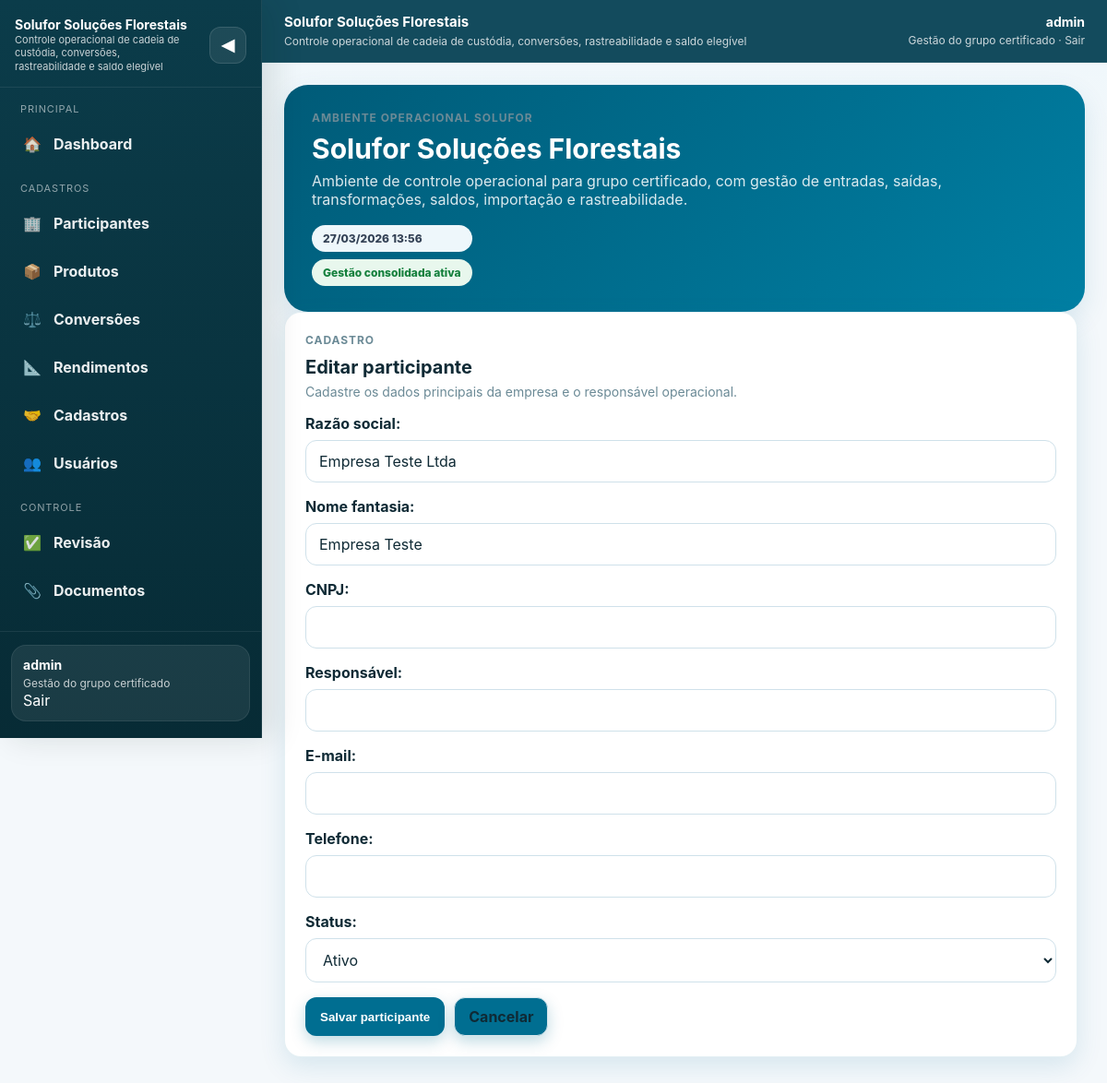
Page /participants/1/edit/ (signed in) on the committed database.
### accounts/models.py (models this page shows, shortened)
class User(AbstractUser):
    ROLE_CHOICES = [
        ('manager', 'Gestor'),
        ('participant', 'Participante'),
        ('auditor', 'Auditor'),
    ]
    role = models.CharField(max_length=20, choices=ROLE_CHOICES, default='participant')
    organization = models.ForeignKey(
        'participants.Organization',
        on_delete=models.SET_NULL,
        null=True,
        blank=True,
        related_name='users',
    )
    participant = models.ForeignKey(
        'participants.Participant',
        on_delete=models.SET_NULL,
        null=True,
        blank=True,
        related_name='users',
    )
    must_change_password = models.BooleanField(default=False)
    @property
    def is_manager(self):
        return self.role == 'manager' or self.is_superuser
    @property
    def is_auditor(self):
        return self.role == 'auditor'
    @property
    def is_participant_user(self):
        return self.role == 'participant'
    @property
    def current_organization(self):
        if self.participant_id and self.participant:
            return self.participant.organization
        return self.organization

### participants/models.py (models this page shows, shortened)
class Participant(models.Model):
    STATUS_CHOICES = [
        ('active', 'Ativo'),
        ('inactive', 'Inativo'),
        ('suspended', 'Suspenso'),
    ]
    organization = models.ForeignKey(
        Organization,
        on_delete=models.PROTECT,
        null=True,
        blank=True,
        related_name='participants',
        verbose_name='Ambiente',
    )
    legal_name = models.CharField('Razão social', max_length=255)
    trade_name = models.CharField('Nome fantasia', max_length=255, blank=True)
    cnpj = models.CharField('CNPJ', max_length=18, unique=True)
    contact_name = models.CharField('Responsável', max_length=255, blank=True)
    contact_email = models.EmailField('E-mail', blank=True)
    contact_phone = models.CharField('Telefone', max_length=30, blank=True)
    status = models.CharField(max_length=20, choices=STATUS_CHOICES, default='active')
    created_at = models.DateTimeField(auto_now_add=True)
    updated_at = models.DateTimeField(auto_now=True)
    class Meta:
        ordering = ['trade_name', 'legal_name']

### participants/views.py (the view, shortened to what this page needs)
# urls.py: path('<int:pk>/edit/', ParticipantUpdateView.as_view(), name='participant_update'),
class ParticipantUpdateView(ManagerRequiredMixin, UpdateView):
    model = Participant; form_class = ParticipantForm; template_name = 'participants/participant_form.html'; success_url = reverse_lazy('participant_list')
    def get_queryset(self):
        org = getattr(self.request.user, 'current_organization', None)
        return Participant.objects.filter(organization=org) if org else Participant.objects.none()

### participants/forms.py
class ParticipantForm(forms.ModelForm):
    class Meta:
        model = Participant
        fields = [
            'legal_name', 'trade_name', 'cnpj', 'contact_name',
            'contact_email', 'contact_phone', 'status'
        ]

### participants/views.py (called while the page is built)
    def test_func(self):
        return self.request.user.is_manager

### templates/participants/participant_form.html
{% extends "base.html" %}
{% block content %}
<div class="card" style="max-width: 860px;"><div class="card-header"><div><div class="kicker">Cadastro</div><h2 class="card-title">{% if form.instance.pk %}Editar participante{% else %}Novo participante{% endif %}</h2><p class="card-subtitle">Cadastre os dados principais da empresa e o responsável operacional.</p></div></div><form method="post">{% csrf_token %}{{ form.as_p }}<div class="actions"><button class="btn" type="submit">Salvar participante</button><a class="btn secondary" href="/participants/">Cancelar</a></div></form></div>
{% endblock %}

### templates/base.html (shortened to what this page needs)
<!DOCTYPE html>
<html lang="pt-br">
<head>
</head>
<body>
<div class="app-shell">
  {% if user.is_authenticated %}
  <aside id="sidebar" class="sidebar">
    <div class="sidebar-inner">
      <div class="sidebar-header">
        <a class="sidebar-brand" href="/">
          <span class="brand-copy">
            <strong>Solufor Soluções Florestais</strong>
            <span>Controle operacional de cadeia de custódia, conversões, rastreabilidade e saldo elegível</span>
          </span>
        </a>
        <button id="sidebarToggle" class="sidebar-toggle" type="button" aria-label="Colapsar menu"><span class="sidebar-toggle-text">◀</span></button>
      </div>
      <div class="sidebar-body">
        <div class="sidebar-section">
          <div class="sidebar-label">Principal</div>
          <nav class="sidebar-nav">
            <a class="sidebar-link {% if request.path == '/' %}is-active{% endif %}" href="/"><span class="sidebar-icon">🏠</span><span class="sidebar-link-text">Dashboard</span></a>
          </nav>
        </div>
        {% if user.is_participant_user %}
        <div class="sidebar-section">
          <div class="sidebar-label">Operação</div>
          <nav class="sidebar-nav">
            <a class="sidebar-link {% if '/transactions/entries/' in request.path %}is-active{% endif %}" href="/transactions/entries/"><span class="sidebar-icon">📥</span><span class="sidebar-link-text">Entradas</span></a>
            <a class="sidebar-link {% if '/transactions/sales/' in request.path %}is-active{% endif %}" href="/transactions/sales/"><span class="sidebar-icon">📤</span><span class="sidebar-link-text">Saídas</span></a>
            <a class="sidebar-link {% if '/transactions/transformations/' in request.path %}is-active{% endif %}" href="/transactions/transformations/"><span class="sidebar-icon">🪵</span><span class="sidebar-link-text">Transformações</span></a>
            <a class="sidebar-link {% if '/compliance/' in request.path %}is-active{% endif %}" href="/compliance/"><span class="sidebar-icon">🗓️</span><span class="sidebar-link-text">Fechamentos</span></a>
            <a class="sidebar-link {% if '/transactions/documents/' in request.path %}is-active{% endif %}" href="/transactions/documents/"><span class="sidebar-icon">📎</span><span class="sidebar-link-text">Documentos</span></a>
            <a class="sidebar-link {% if '/reports/import/' in request.path %}is-active{% endif %}" href="/reports/import/"><span class="sidebar-icon">📊</span><span class="sidebar-link-text">Importar planilha</span></a>
          </nav>
        </div>
        {% elif user.is_manager %}
        <div class="sidebar-section">
          <div class="sidebar-label">Cadastros</div>
          <nav class="sidebar-nav">
            <a class="sidebar-link {% if '/participants/' in request.path %}is-active{% endif %}" href="/participants/"><span class="sidebar-icon">🏢</span><span class="sidebar-link-text">Participantes</span></a>
            <a class="sidebar-link {% if '/catalog/products/' in request.path %}is-active{% endif %}" href="/catalog/products/"><span class="sidebar-icon">📦</span><span class="sidebar-link-text">Produtos</span></a>
            <a class="sidebar-link {% if '/catalog/conversions/' in request.path %}is-active{% endif %}" href="/catalog/conversions/"><span class="sidebar-icon">⚖️</span><span class="sidebar-link-text">Conversões</span></a>
            <a class="sidebar-link " href="/catalog/transformation-rules/"><span class="sidebar-icon">📐</span><span class="sidebar-link-text">Rendimentos</span></a>
            <a class="sidebar-link {% if '/catalog/counterparties/' in request.path %}is-active{% endif %}" href="/catalog/counterparties/"><span class="sidebar-icon">🤝</span><span class="sidebar-link-text">Cadastros</span></a>
            <a class="sidebar-link {% if '/users/' in request.path %}is-active{% endif %}" href="/users/"><span class="sidebar-icon">👥</span><span class="sidebar-link-text">Usuários</span></a>
          </nav>
        </div>
        <div class="sidebar-section">
          <div class="sidebar-label">Controle</div>
          <nav class="sidebar-nav">
            <a class="sidebar-link " href="/transactions/manager/review/entries/"><span class="sidebar-icon">✅</span><span class="sidebar-link-text">Revisão</span></a>
            <a class="sidebar-link {% if '/transactions/documents/' in request.path %}is-active{% endif %}" href="/transactions/documents/"><span class="sidebar-icon">📎</span><span class="sidebar-link-text">Documentos</span></a>
            <a class="sidebar-link {% if '/reports/traceability/' in request.path %}is-active{% endif %}" href="/reports/traceability/"><span class="sidebar-icon">🔎</span><span class="sidebar-link-text">Rastreabilidade</span></a>
          </nav>
        </div>
        {% endif %}
      </div>
      <div class="sidebar-footer">
        <div class="sidebar-user">
          <strong>{{ user.username }}</strong>
          <span>{% if user.is_manager %}Gestão do grupo certificado{% elif user.is_auditor %}Consulta e auditoria{% else %}Operação do participante{% endif %}</span><br>
          <form method="post" action="{% url 'logout' %}" style="display:inline;">
 	     <button type="submit" class="logout-btn">Sair</button>
	  </form>
        </div>
      </div>
    </div>
  </aside>
  {% endif %}
  <div class="content-shell">
    <header class="topbar">
      <div class="topbar-inner">
        <div class="topbar-title">
          <span class="topbar-copy">
            <strong>Solufor Soluções Florestais</strong>
            <span>Controle operacional de cadeia de custódia, conversões, rastreabilidade e saldo elegível</span>
          </span>
        </div>
        {% if user.is_authenticated %}
        <div class="userbox">
          <strong>{{ user.username }}</strong>
          <span>
            {% if user.is_manager %}Gestão do grupo certificado{% elif user.is_auditor %}Consulta e auditoria{% else %}Operação do participante{% endif %}
            ·
<form method="post" action="{% url 'logout' %}" style="display:inline;">
  <button type="submit" class="logout-btn">Sair</button>
</form>
          </span>
        </div>
        {% else %}
        <div class="userbox">
          <strong>Acesso ao sistema</strong>
          <span><a href="/login/">Entrar</a></span>
        </div>
        {% endif %}
      </div>
    </header>
    <main class="page">
      {% if user.is_authenticated %}
      <section class="hero">
        <div>
          <div class="kicker">Ambiente operacional Solufor</div>
          <h1>{% block hero_title %}Solufor Soluções Florestais{% endblock %}</h1>
          <p>{% block hero_text %}Ambiente de controle operacional para grupo certificado, com gestão de entradas, saídas, transformações, saldos, importação e rastreabilidade.{% endblock %}</p>
        </div>
        <div class="stack">
          {% block hero_side %}
          <span class="badge neutral">{% now "d/m/Y H:i" %}</span>
          {% if user.is_manager %}
            <span class="badge success">Gestão consolidada ativa</span>
          {% elif user.is_auditor %}
            <span class="badge warning">Ambiente de consulta</span>
          {% else %}
            <span class="badge success">Lançamentos operacionais liberados</span>
          {% endif %}
          {% endblock %}
        </div>
      </section>
      {% endif %}
      {% block content %}{% endblock %}
    </main>
  </div>
</div>
</body>
</html>

### rows in the picture
User: username "admin"
Participant: legal_name "Empresa Teste Ltda", trade_name "Empresa Teste", status "Ativo"
